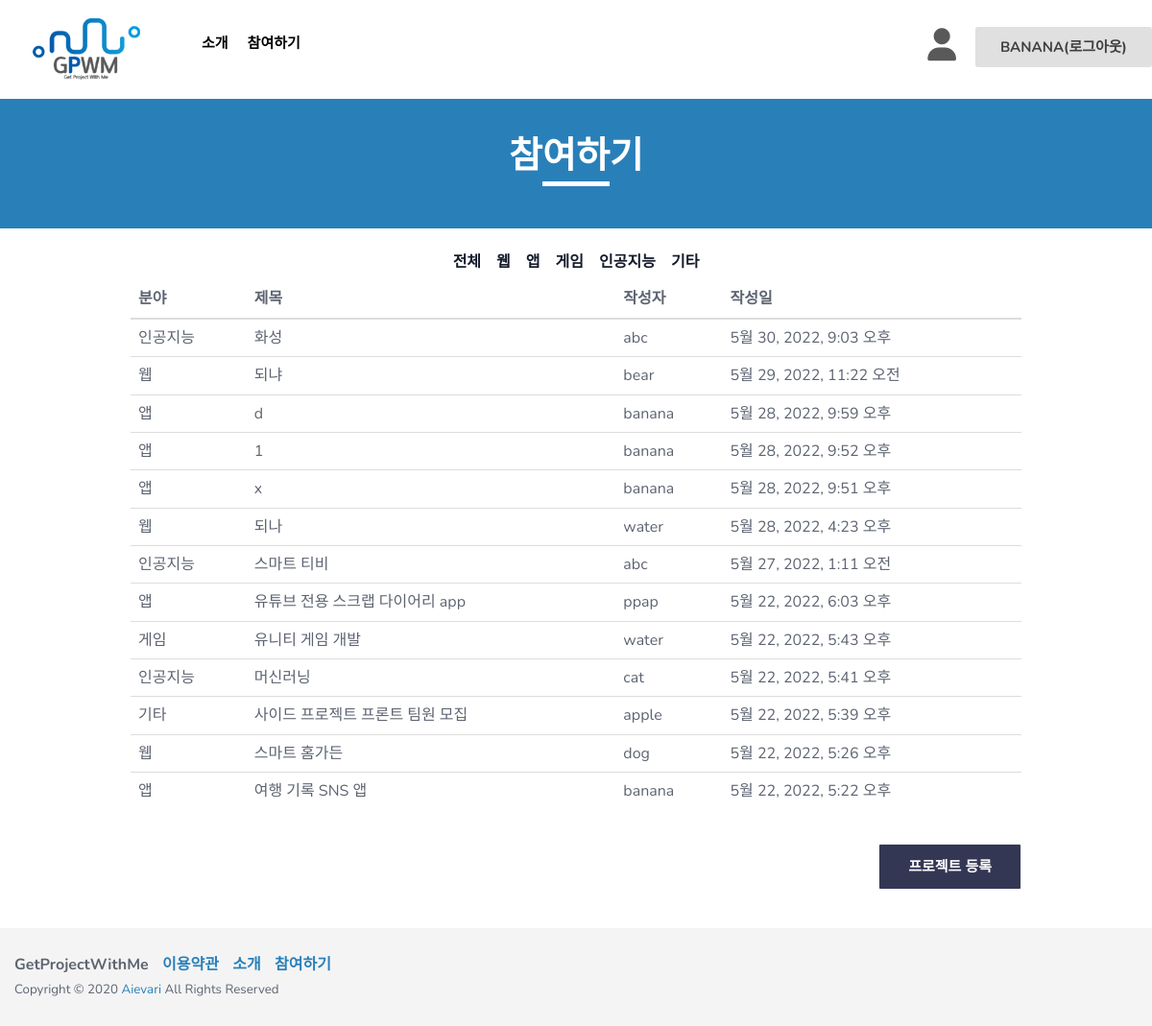
Page /board/list/ (signed in) on the earlier database version.
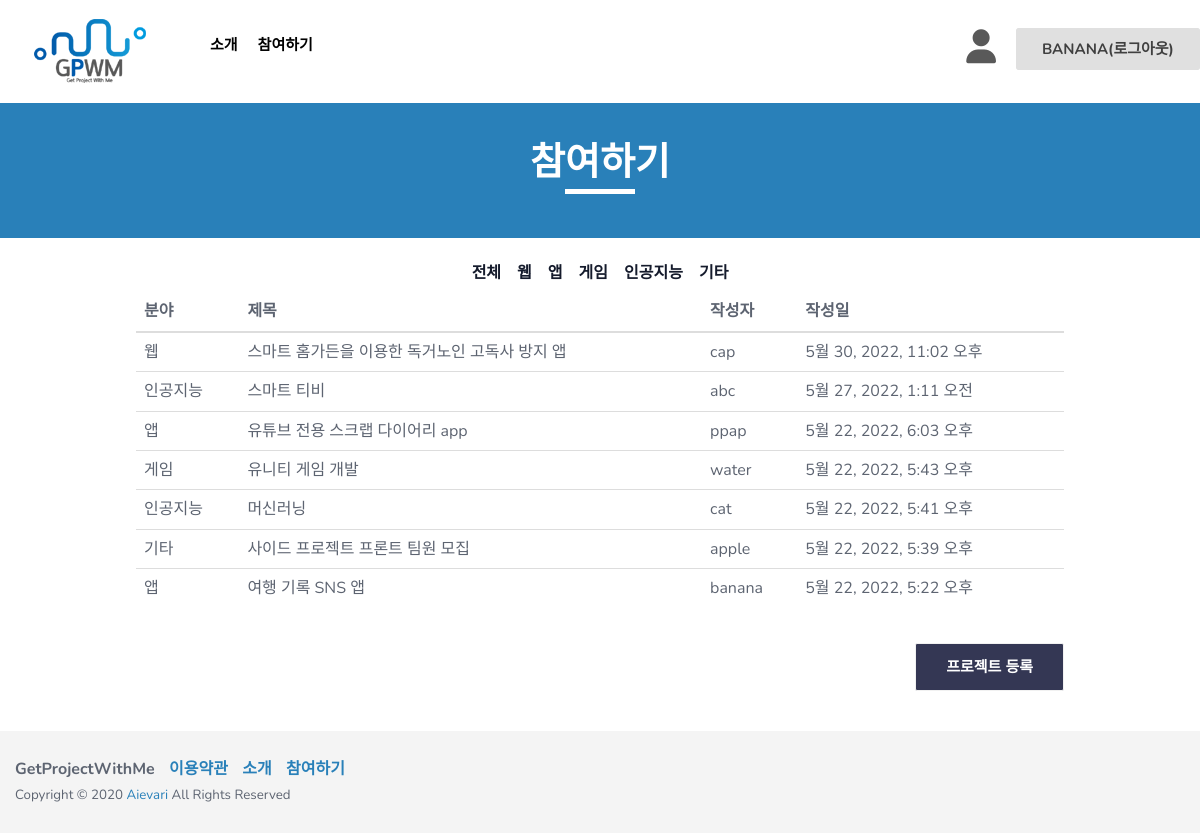
Same page on the later database version.
### board/models.py (models this page shows, shortened)
class Writing(models.Model):
    TECHNICAL_CHOICES = {
       ('웹', '웹'),
       ('앱', '앱'),
       ('게임', '게임'),
       ('인공지능', '인공지능'),
       ('기타', '기타')
    }
    TOPIC_CHOICES = {
       ('생활', '생활'),
       ('업무', '업무'),
       ('공공/교통', '공공/교통'),
       ('금융/핀테크', '금융/핀테크'),
       ('의료', '의료'),
       ('교육', '교육'),
       ('유통/쇼핑', '유통/쇼핑'),
       ('엔터테인먼트', '엔터테인먼트'),
       ('기타', '기타')
    }
    IDENTITY_CHOICES = {
       ('학생', '학생'),
       ('취준생', '취준생'),
       ('직장인', '직장인'),
       ('기타','기타')
    }
    author = models.ForeignKey(User, on_delete=models.CASCADE, null=False)  # 유저모델과 연결!
    title = models.CharField(max_length=200, default = '') #프로젝트 개요
    technical_field = models.CharField(max_length=80, choices=TECHNICAL_CHOICES, default = '') #기술분야
    topic_area = models.CharField(max_length=80, choices=TOPIC_CHOICES, default = '')#주제영역
    content = models.TextField('프로젝트 개요서 첨부')  # 프로젝트 개요서 첨부
    team = models.CharField(max_length=30, default = '')#모집인원
    최종학력 = models.CharField(max_length=200, default = '')
    신분 = models.CharField(max_length=200, choices=IDENTITY_CHOICES, default = '')
    like = models.ManyToManyField(User, related_name='likes',blank=True)
    like_count = models.PositiveIntegerField(default=0) #0또는 양수만 받는 필드
    create_date = models.DateTimeField(auto_now_add=True)  # 글이 만들어지면 자동 작성.
    modify_date = models.DateTimeField(null=True, blank=True)  # 수정할 때마다 갱신.(뷰에서 제어)

### board/views.py (the view)
# urls.py: path('list/', views.list, name='list'),  # list를 보여주는 뷰와 연결한다.
def list(request):
    writing_list = Writing.objects.all()  # 객체들을 다 불러온다.
    writing_list = writing_list.order_by('-create_date')  # 만들어진 시간의 역으로 정렬한다.
    context = {'writing_list':writing_list,  # writing_list라는 키 안에 writing_list를 담는다.
               }
    return render(request, 'list.html', context)

### board/templates/list.html (shortened to what the changed rows need)
<!DOCTYPE html>
<html class="no-js" lang="en">
  <head>
    <link rel="stylesheet" href="/static/css/bootstrap.min.css" />
    <link rel="stylesheet" href="/static/css/owl.carousel.css" />
    <link rel="stylesheet" href="/static/css/owl.transitions.css" />
    <link rel="stylesheet" href="/static/css/animate.css" />
    <link rel="stylesheet" href="/static/css/meanmenu.min.css" />
    <link rel="stylesheet" href="/static/css/font-awesome.min.css" />
    <link rel="stylesheet" href="/static/css/themify-icons.css" />
    <link rel="stylesheet" href="/static/css/flaticon.css" />
    <link rel="stylesheet" href="/static/css/magnific.min.css" />
    <link rel="stylesheet" href="/static/css/style.css" />
    <link rel="stylesheet" href="/static/css/responsive.css" />
  </head>
  <body>
    {% block content %}
    <div class="container conwidth">
      <div class="row">
        <div class="support-all">
          <table class="table">
              <thead class="thead-dark">
                <tr>
                  <th scope="col">분야</th>
                  <th scope="col">제목</th>
                  <th scope="col">작성자</th>
                  <th scope="col">작성일</th>
                </tr>
              </thead>
              <tbody>
                {% for writing in writing_list %}
                {% if user.is_authenticated %}
                <tr onclick="location.href='/board/posting/{{ writing.id }}/'">
                  <td>{{ writing.technical_field }}</td>
                  <td>{{ writing.title }}</td>
                  <td>{{ writing.author }}</td>
                  <td>{{ writing.create_date }}</td>
                </tr>
                {% endif %}
                {% endfor %}
              </tbody>
          </table>
        </div>
          {% endblock %}
      </div>
    </div>
  </body>
</html>

Differences in the rows shown:
removed Writing: technical_field "인공지능", title "화성", author "abc", create_date "5월 30, 2022, 9:03 오후"
removed Writing: technical_field "웹", title "되냐", author "bear", create_date "5월 29, 2022, 11:22 오전"
removed Writing: technical_field "앱", title "d", author "banana", create_date "5월 28, 2022, 9:59 오후"
removed Writing: technical_field "앱", title "1", author "banana", create_date "5월 28, 2022, 9:52 오후"
removed Writing: technical_field "앱", title "x", author "banana", create_date "5월 28, 2022, 9:51 오후"
removed Writing: technical_field "웹", title "되나", author "water", create_date "5월 28, 2022, 4:23 오후"
removed Writing: technical_field "웹", title "스마트 홈가든", author "dog", create_date "5월 22, 2022, 5:26 오후"
added Writing: technical_field "웹", title "스마트 홈가든을 이용한 독거노인 고독사 방지 앱", author "cap", create_date "5월 30, 2022, 11:02 오후"
